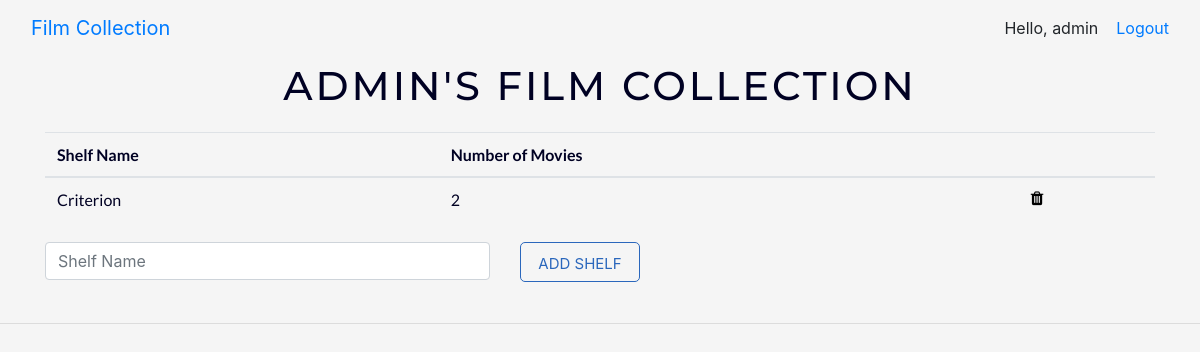
Before: / (signed in) with the older database file.
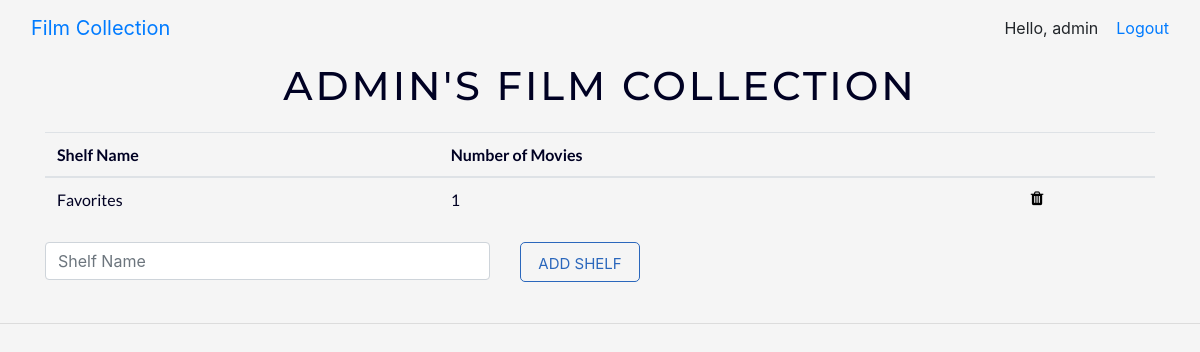
After: the same page with the newer database file.
### collection/models.py (models this page shows, shortened)
class Shelf(models.Model):
    user = models.ForeignKey(settings.AUTH_USER_MODEL, on_delete = models.CASCADE, default = 1)
    shelf_name = models.CharField(max_length = 100)
    shelf_size = models.PositiveIntegerField(default = 0)

### collection/views.py (the view)
# urls.py: path('', views.IndexView.as_view(), name='index'),
class IndexView(generic.ListView):
    template_name='collection/index.html'
    context_object_name='shelf_list'
    @method_decorator(login_required)
    def dispatch(self, *args, **kwargs):
        return super(IndexView, self).dispatch(*args, **kwargs)
    def get_queryset(self):
        return Shelf.objects.order_by('shelf_name')[:10]

### collection/templates/collection/index.html (shortened to what this page needs)
{% extends 'base.html' %}
{% block body %}
<div class="container color-navy">
    <div class="title">
        <p> {{user.get_username.upper}}'S FILM COLLECTION</p>
    </div>
    <div class="shelf_list">
        {% if user.shelf_set.count > 0 %}
        <table class="table body-font color-navy">
            <thead>
                <th>Shelf Name</th>
                <th>Number of Movies</th>
                <th></th>
            </thead>
            <tbody>
                {% for shelf in user.shelf_set.all %}
                <tr href="{% url 'collection:detail' shelf.id %}">
                    <td>{{ shelf.shelf_name }}</td>
                    <td>{{ shelf.shelf_size }} </td>
                    <td title="Delete" ><a href="{% url 'collection:delete_shelf' shelf.id %}"class ="button-trash"><span class="fa fa-trash"></span></a></td>
                </tr>
                {% endfor %}
            </tbody>
        </table>
        {% else %}
        <p>You haven't made a shelf yet.</p>
        {% endif %}
        <form class="row" action="{% url 'collection:add_shelf' user.id %}" method="post">
            <div class="col-sm-5 form-group">
                <input required class="form-control form-spacing" type="text" name="name" placeholder="Shelf Name">
            </div>
            <div class="col-sm-2 form-group">
                <button class="button-yin form-spacing" type="submit"> ADD SHELF </button>
            </div>
        </form>
    </div>
</div>
{% endblock %}

### collection/templates/base.html (shortened to what this page needs)
{% load static %}
<html>
<head>
    <link href="https://stackpath.bootstrapcdn.com/font-awesome/4.7.0/css/font-awesome.min.css" rel="stylesheet">
    <link rel="stylesheet" type="text/css" href="{% static 'collection/style.css' %}">
    <link rel="stylesheet" href="https://stackpath.bootstrapcdn.com/bootstrap/4.1.3/css/bootstrap.min.css"
>
</head>
<body>
    {% if user.is_authenticated %}
        <nav class="navbar navbar-default navbar-expand-lg">
            <div class="container-fluid">
                <div class="navbar-header">
                    <a class="navbar-brand" href="/">Film Collection</a>
                </div>
                <ul class="nav navbar-nav navbar-right">
                    <li> Hello, {{user.get_username}} &nbsp; &nbsp;</li>
                    <li class="active"><a href="{% url 'logout'%}?next={{request.path}}">Logout</a></li>
                </ul>
            </div>
        </nav>
    {% endif %}
    {% block body %}
    {% endblock %}
    <hr>
</body>
</html>

### collection/static/collection/style.css (style rules this page uses)
.color-navy { color: #000123; }
.body-font { font-family: 'Lato'; }
html { overflow-y: scroll !important; }
html body { background-color: whitesmoke; }
a { text-decoration: none !important; }
.title { font-family: 'Montserrat'; font-size: 40px; letter-spacing: 3px; font-weight: 450; margin: auto; width: 100%; text-align: center; }
.shelf_list { font-size: 20px; }
.table tr:not(.summary) td { border: none !important; }
.table tbody tr { background-color: whitesmoke; color: #000123; transition: ease-in-out .3s; }
.button-trash { z-index: 100; border: none; background-color: transparent; color:black; cursor:pointer; }
.button-yin { font-style: normal; display: block; font-size: 15px; background-color: whitesmoke; color: #2b67bc; height: 40px; width: 120px; border-radius: 5px; border: 1px solid #2b67bc; text-align: center; line-height: 40px; transition: ease-in-out .3s; }
.form-spacing { margin-top: 5px; margin-bottom: 5px; }

Changed rows visible on the page:
removed Shelf: shelf_name "Criterion", shelf_size "2"
added Shelf: shelf_name "Favorites", shelf_size "1"
